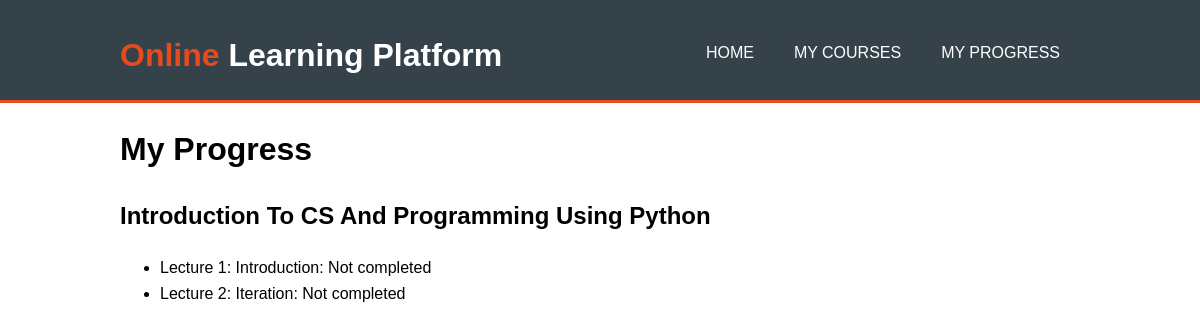
The app's page /progress/ (signed in) with its own data.
### courses/models.py (models this page shows, shortened)
class Enrollment(models.Model):
    student = models.ForeignKey(User, on_delete=models.CASCADE, related_name='enrollments')
    course = models.ForeignKey(Course, on_delete=models.CASCADE, related_name='enrollments')
    date_enrolled = models.DateTimeField(auto_now_add=True)
    class Meta:
        unique_together = ('student', 'course')

class Course(models.Model):
    title = models.CharField(max_length=200)
    description = models.TextField()
    instructor = models.ForeignKey(User, on_delete=models.CASCADE, related_name='courses')

class Lesson(models.Model):
    course = models.ForeignKey(Course, on_delete=models.CASCADE, related_name='lessons')
    title = models.CharField(max_length=200)
    content = models.TextField()

### courses/views.py (the view)
# urls.py: path('progress/', views.student_progress, name='student_progress'),
@login_required
def student_progress(request):
    enrollments = Enrollment.objects.filter(student=request.user)
    context = {
        'enrollments': enrollments,
    }
    return render(request, 'courses/student_progress.html', context)

### courses/templatetags/course_tags.py (called while the page is built)
@register.filter
def completed_by(lesson, user):
    return Progress.objects.filter(student=user, lesson=lesson, completed=True).exists()

### courses/templates/courses/student_progress.html (shortened to what this page needs)
{% extends 'courses/base.html' %}
{% load course_tags %}
{% block content %}
    <h1>My Progress</h1>
    {% for enrollment in enrollments %}
        <h2>{{ enrollment.course.title }}</h2>
        <ul>
        {% for lesson in enrollment.course.lessons.all %}
            <li>
                {{ lesson.title }}:
                {% if lesson|completed_by:request.user %}
                    Completed
                {% else %}
                    Not completed
                {% endif %}
            </li>
        {% empty %}
            <li>No lessons available.</li>
        {% endfor %}
        </ul>
    {% empty %}
        <p>You are not enrolled in any courses.</p>
    {% endfor %}
{% endblock %}

### courses/templates/courses/base.html (shortened to what this page needs)
<!DOCTYPE html>
<html lang="en">
<head>
</head>
<body>
    <header>
        <div class="container">
            <div id="branding">
                <h1><span class="highlight">Online</span> Learning Platform</h1>
            </div>
            <nav>
                <ul>
                    <li><a href="{% url 'home' %}">Home</a></li>
                    <li><a href="{% url 'course_list' %}">My Courses</a></li>
                    {% if user.is_staff %}
                        <li><a href="{% url 'create_course' %}">Create Course</a></li>
                    {% else %}
                        <li><a href="{% url 'student_progress' %}">My Progress</a></li>
                    {% endif %}
                </ul>
            </nav>
        </div>
    </header>
    <div class="container">
        {% block content %}
        {% endblock %}
    </div>
</body>
</html>

### courses/templates/courses/base.html (style rules this page uses)
body { font-family: Arial, sans-serif; line-height: 1.6; margin: 0; padding: 0; }
.container { width: 80%; margin: auto; overflow: hidden; }
header { background: #35424a; color: white; padding-top: 30px; min-height: 70px; border-bottom: #e8491d 3px solid; }
header a { color: #ffffff; text-decoration: none; text-transform: uppercase; font-size: 16px; }
header ul { padding: 0; margin: 0; list-style: none; }
header li { float: left; display: inline; padding: 0 20px 0 20px; }
header #branding { float: left; }
header #branding h1 { margin: 0; }
header nav { float: right; margin-top: 10px; }
header .highlight, header .current a { color: #e8491d; font-weight: bold; }

### records on screen
Enrollment: course "Introduction To CS And Programming Using Python"
Lesson: title "Lecture 1: Introduction", shows "Not completed"
Lesson: title "Lecture 2: Iteration", shows "Not completed"
